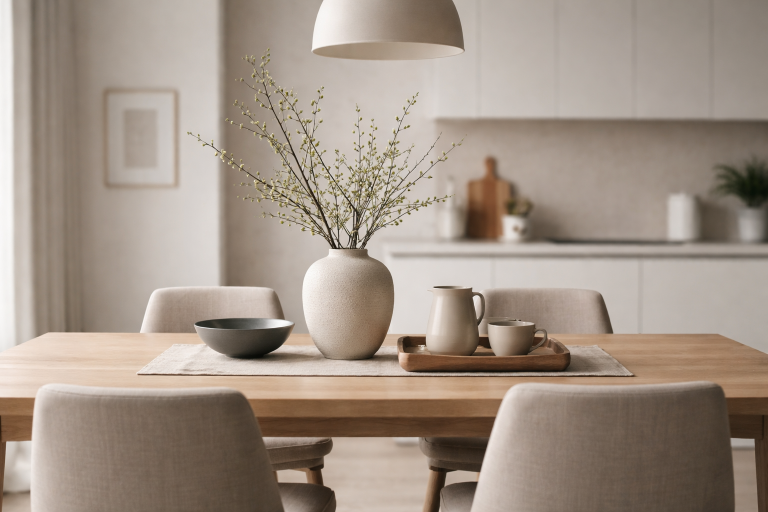
#> input picture dip/ex3.png, 1536 x 1024 px, found by its file name (shown at 1/2 size)
$ python lab4dip.py
#> lines starting #> are read from the running program, lines starting #| are printed output that depends on the picture
from PIL import Image
import numpy as np
import matplotlib.pyplot as plt

img = Image.open("/Users/vishrutgrover/coding/sem6/dip/ex3.png")
#> img is the input picture: PIL image 1536x1024 RGB; mean R, G, B 161, 146.9, 134.5
img = np.array(img)

def sampling(image, factor):
#> called with factor = 10
    h, w, c = image.shape
#> h = 1024; w = 1536; c = 3
    sampled = image[::factor, ::factor]
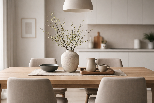
#> sampled: shape (103, 154, 3); mean R, G, B 161.5, 147.5, 135
    sampled_pil = Image.fromarray(sampled)
    sampled = np.array(sampled_pil.resize((w, h), Image.NEAREST))
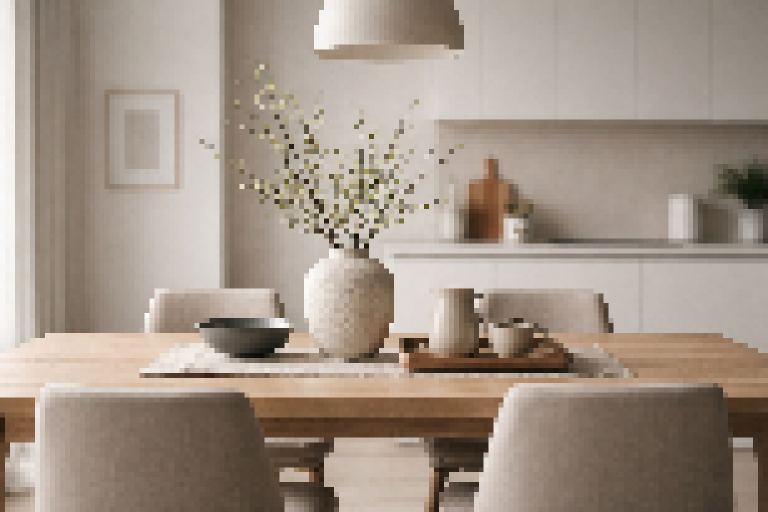
#> sampled: shape (1024, 1536, 3) (shown at 1/2 size); mean R, G, B 161.5, 147.5, 135
    return sampled

def quantisation(image, levels):
#> called with levels = 2
    step = 256 // levels
    quantized = (image // step) * step
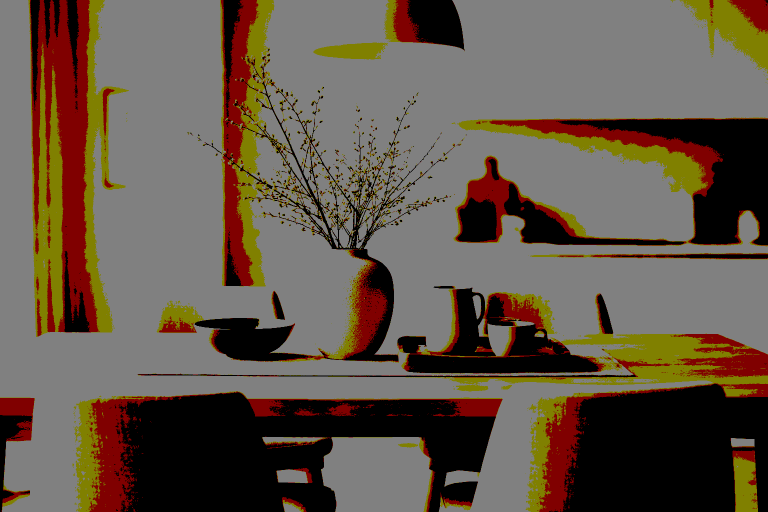
#> quantized: shape (1024, 1536, 3) (shown at 1/2 size); mean R, G, B 99.9, 86.5, 73.4
    return quantized

sample = sampling(img, 10)
quant = quantisation(img, 2)

plt.figure(figsize=(15, 5))

plt.subplot(1, 3, 1)
plt.title("Original Image")
plt.imshow(img)
plt.axis("off")

plt.subplot(1, 3, 2)
plt.title("After Sampling")
plt.imshow(sample)
plt.axis("off")

plt.subplot(1, 3, 3)
plt.title("After Quantisation")
plt.imshow(quant)
plt.axis("off")

plt.tight_layout()
plt.show()
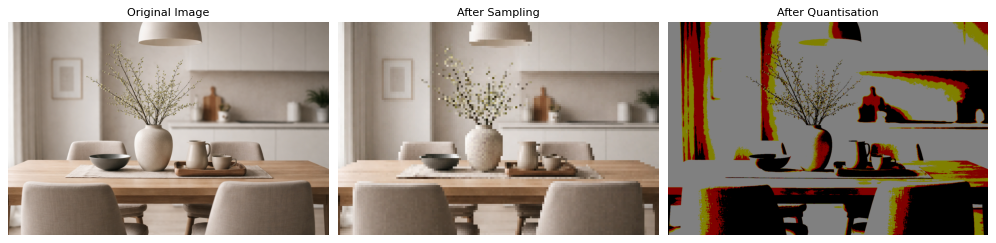
#> figure drawn by matplotlib, 3 panels
